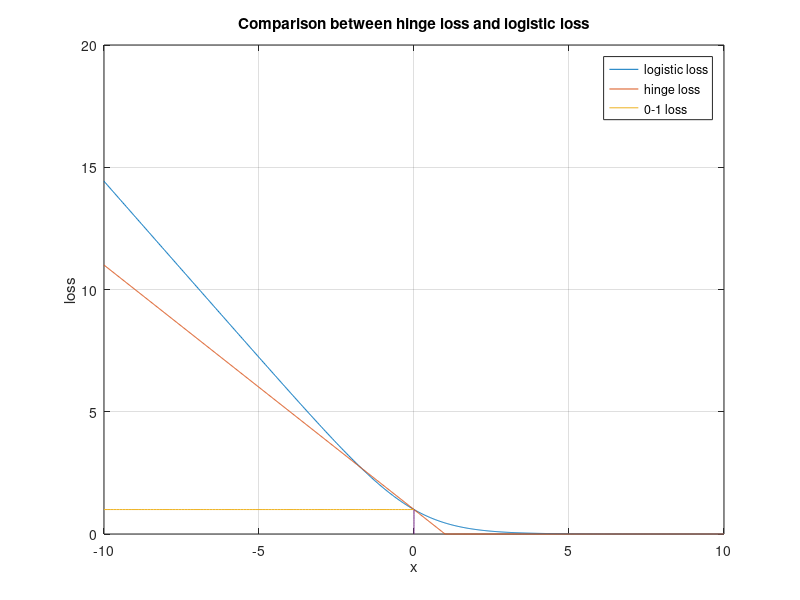

The MATLAB script that drew this image: (Note: this script raises an error after producing the figure.)
clc
clear

%% q1
range = linspace(-10, 10, 1000);
res1 = log(1 + exp(-range))/log(2);
res2 = max(0, 1 - range);
figure
plot(range, res1);
hold on;
plot(range, res2);
plot(-10:0.1:0, ones(length(-10:0.1:0), 1), zeros(length(0:0.1:1), 1), 0:0.1:1);
grid on;
hold off;
title('Comparison between hinge loss and logistic loss');
xlabel('x');
ylabel('loss');
legend('logistic loss', 'hinge loss', '0-1 loss');
%% synthetic data generation
mu1 = [1, 1];
mu0 = [-1, -1];
sigma1 = [0.1, 0;0, 0.1];
sigma0 = [0.1, 0;0, 0.1];
data0 = mvnrnd(mu0, sigma0, 100);
data1 = mvnrnd(mu1, sigma1, 100);
trainData = [data0 ; data1];
trainLabel = [-ones(100, 1);ones(100, 1)];

%% creditCard data generation
load('creditCard.mat');
creditCard_data = double(creditCard);
creditCard_sample = creditCard_data(:, 1:(size(creditCard_data, 2) - 1));
creditCard_label = creditCard_data(:, size(creditCard_data, 2));
creditCard_label(creditCard_label == 0) = -1;

%% synthetic data SVM test
[alpha, y, data, bias] = my_SVMtrain(trainData, trainLabel, @(data1, data2) linearkernel(data1, data2));
predict = my_SVMpredict(alpha, y, data, bias, trainData, @(data1, data2) linearkernel(data1, data2));

x0_min = min(data(:, 1));
x0_max = max(data(:, 1));
x1_min = min(data(:, 2));
x1_max = max(data(:, 2));
[x0, x1] = meshgrid(x0_min:0.01:x0_max, x1_min:0.01:x1_max);
figure;
for i = 1 : size(x0, 1)
    for j = 1 : size(x0, 2)
       confidence(i, j) = my_SVMpredict(alpha, y, data, bias, [x0(i, j) x1(i, j)] , @(data1, data2) linearkernel(data1, data2));
    end
end

% imagesc([x0_min, x0_max], [x1_min, x1_max], confidence);
hold on
plot(x0(abs(confidence - 0) < 0.001), x1(abs(confidence - 0) < 0.001), 'k.');
plot(data0(:, 1), data0(:, 2), 'r.', data1(:, 1), data1(:, 2), 'bo');
support_index = find(alpha > 0);
plot(data(support_index, 1), data(support_index, 2), 'kx', 'markers',12);
xlabel('x_0');
ylabel('x_1');
title('toy SVM classification');
% colorbar
% set(gca,'YDir','normal')

%% creditCard data SVM linear kernel test
% svmModel_l = fitcsvm(creditCard_sample, creditCard_data(:, size(creditCard_data, 2)), 'Standardize', true, 'KernelFunction', 'linear');
% svmModel_l = fitPosterior(svmModel_l);
% [~, Yscores] = predict(svmModel_l, creditCard_data(:, 1:(size(creditCard_data, 2) - 1)));
svmCrossValid(creditCard_data)
% [alpha_cl, y_cl, data_cl, bias_cl] = my_SVMtrain(creditCard_sample, creditCard_label, @(data1, data2) linearkernel(data1, data2));
% predict_cl = my_SVMpredict(alpha_cl, y_cl, data_cl, bias_cl, creditCard_sample, @(data1, data2) linearkernel(data1, data2));
% 
% %% creditCard data SVM rbf kernel test
% [alpha_cr, y_cr, data_cr, bias_cr] = my_SVMtrain(creditCard_sample, creditCard_label, @(data1, data2) rbfkernel(data1, data2, 100));
% predict_cr = my_SVMpredict(alpha_cr, y_cr, data_cr, bias_cr, creditCard_sample, @(data1, data2) rbfkernel(data1, data2, 100));
